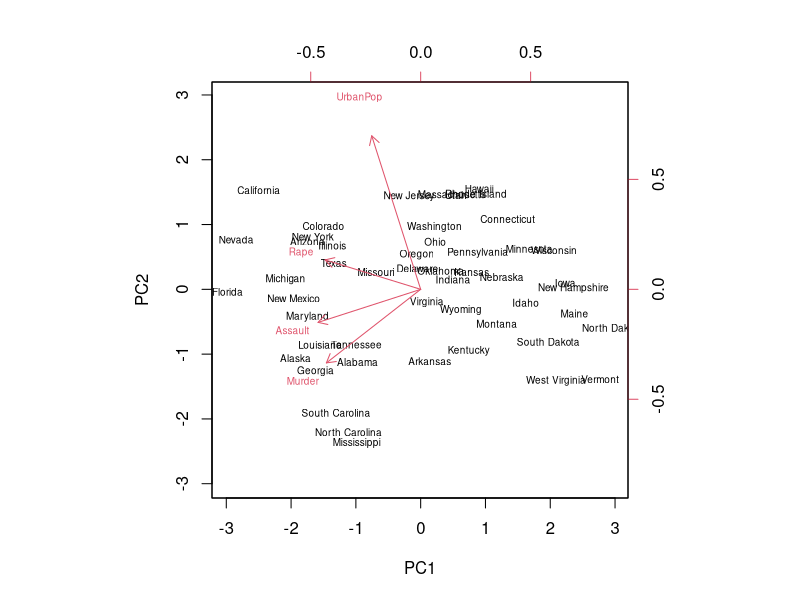
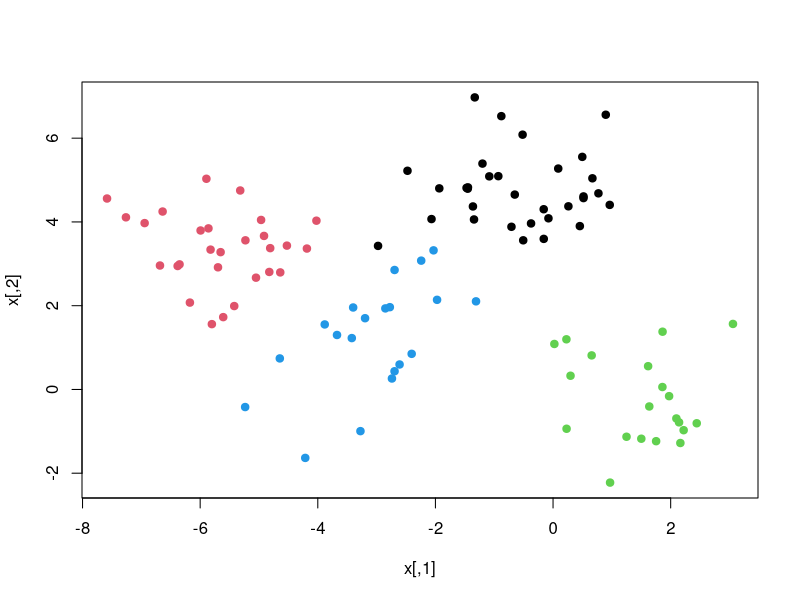
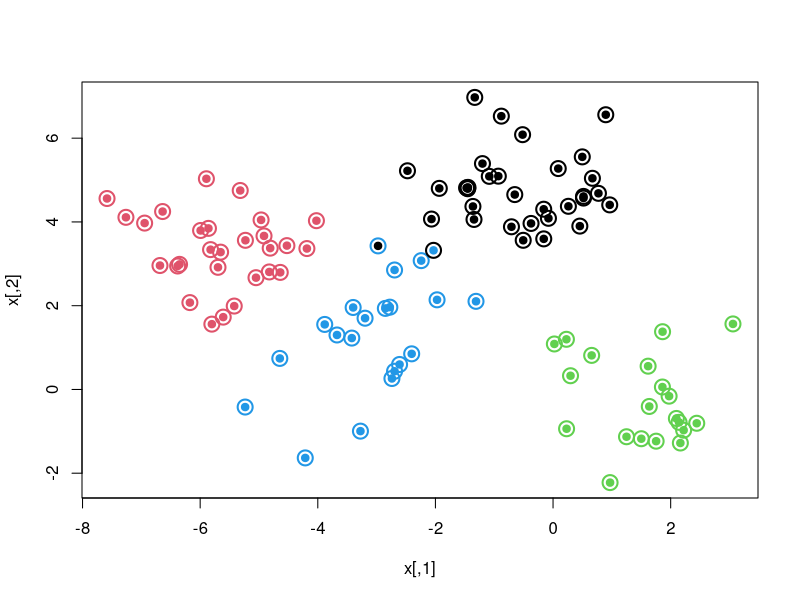
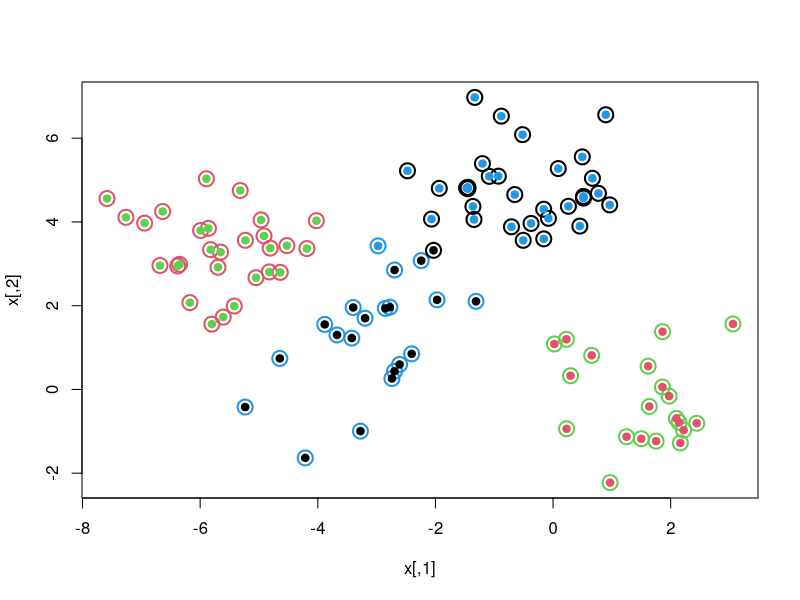
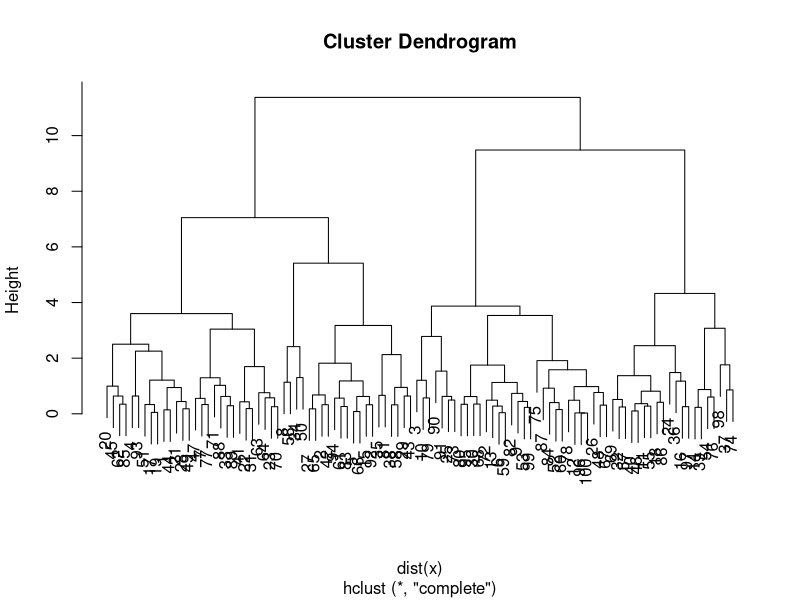
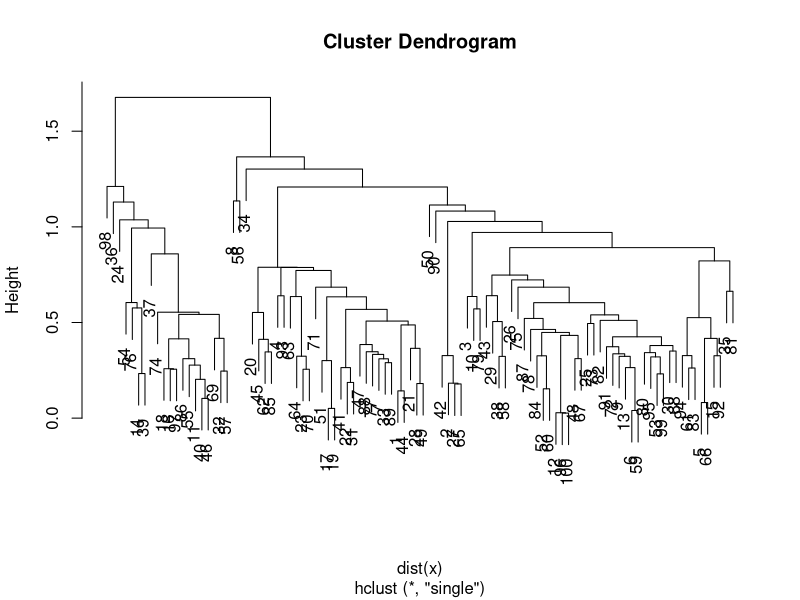
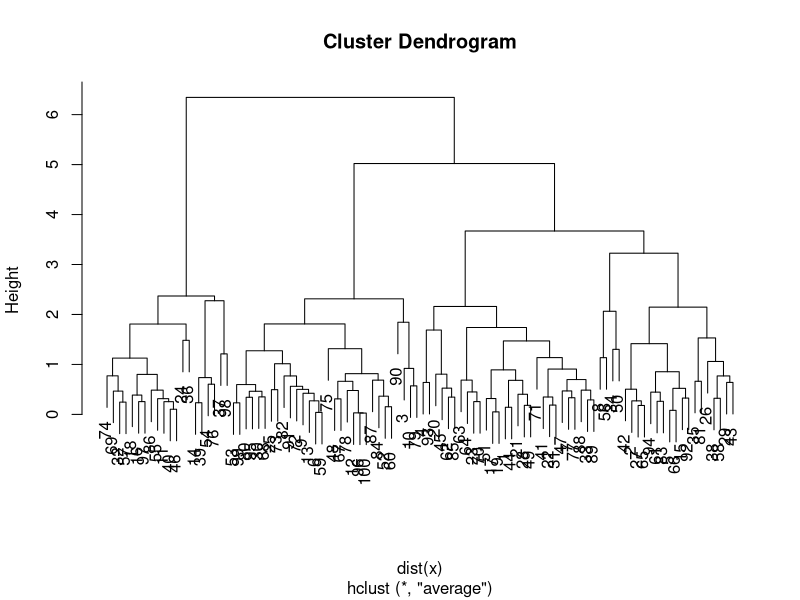
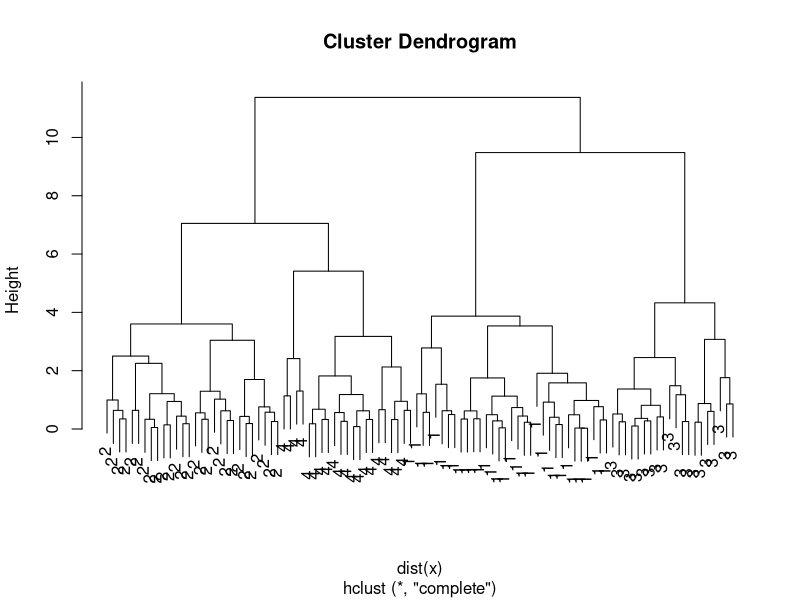

Write the R code that produced these figures, in order.
## ---- chunk 1
dimnames(USArrests)
apply(USArrests,2,mean)
apply(USArrests,2,var)
## ---- chunk 2
pca.out=prcomp(USArrests, scale=TRUE)
pca.out
names(pca.out)
## ---- chunk 3
biplot(pca.out, scale=0, cex=.6)
## ---- chunk 4
set.seed(101)
x=matrix(rnorm(100*2),100,2)
xmean=matrix(rnorm(8,sd=4),4,2)
which=sample(1:4,100,replace=TRUE)
x=x+xmean[which,]
plot(x,col=which,pch=19)
## ---- chunk 5
km.out=kmeans(x,4,nstart=15)
km.out
plot(x,col=km.out$cluster,cex=2,pch=1,lwd=2)
points(x,col=which,pch=19)
## ---- chunk 6
table(km.out$cluster,which)
plot(x,col=km.out$cluster,cex=2,pch=1,lwd=2)
points(x,col=c(4,3,2,1)[which],pch=19)
## ---- chunk 7
hc.complete=hclust(dist(x), method="complete")
plot(hc.complete)
hc.single=hclust(dist(x), method="single")
plot(hc.single)
hc.average=hclust(dist(x), method="average")
plot(hc.average)
## ---- chunk 8
hc.cut=cutree(hc.complete,4)
table(hc.cut,which)
table(hc.cut,km.out$cluster)
## ---- chunk 9
plot(hc.complete,labels = which)
